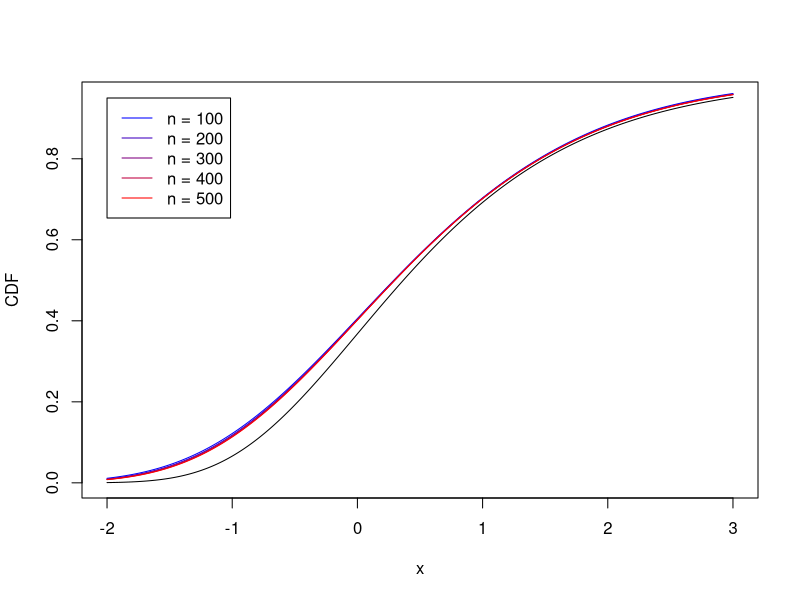
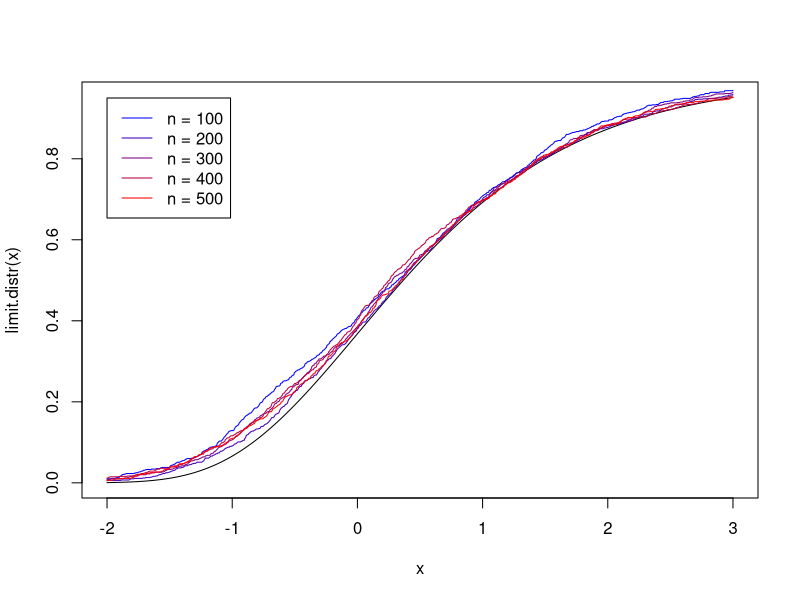

Write R code to recreate these figures, in order.
library(foreach)


#-------------------------------------------------------------------------
#
# Exact plots to verify limit distribution of max of independent gaussians
#
#-------------------------------------------------------------------------


# normalizing constants

a <- function(n) sqrt(2*log(n)) - (0.5*log(log(n)) + log(2*sqrt(pi))) / sqrt(2*log(n))

b <- function(n) 1 / sqrt(2*log(n))
  

# exact & limit CDFs

exact.distr <- function(x,n) pnorm(a(n) + b(n)*x) ** n 

limit.distr <- function(x) exp(-exp(-x))


# grid 

x <- seq(from = -2, to = 3, length.out = 1000)

n.seq <- seq(from = 100, to = 500, by = 100)

n.cols <- colorRampPalette(c("blue", "red"))(5)


# CDF plots

plot(x, limit.distr(x), type = "l", ylab = "CDF")

for (n in n.seq) lines(x, sapply(x, function(j) exact.distr(j,n)), col = n.cols[which(n.seq == n)], type = "l")

legend(-2, .95, 
       legend = sapply(n.seq, function(i) paste0("n = ", i)), 
       col = n.cols, 
       lty = rep(1,length(n.seq)))


#-------------------------------------------------------------------------
#
# Simulations to verify limit distribution of max of independent gaussians
#
#-------------------------------------------------------------------------


# empirical CDFs

CDFs <- list()

for (e in 1:length(n.seq)) {
  
  n <- n.seq[e]
  
  max.sim <- foreach(i=1:1000, .combine = c) %do% (max(rnorm(n)) - a(n)) / b(n)
  
  CDFs[[e]] <- ecdf(max.sim)
  
}



# plot limit distribution and ecdfs

plot(x, limit.distr(x), type = "l")

for (e in 1:length(n.seq)) lines(x, CDFs[[e]](x), col = n.cols[e])

legend(-2, .95, 
       legend = sapply(n.seq, function(i) paste0("n = ", i)), 
       col = n.cols, 
       lty = rep(1,length(n.seq)))
